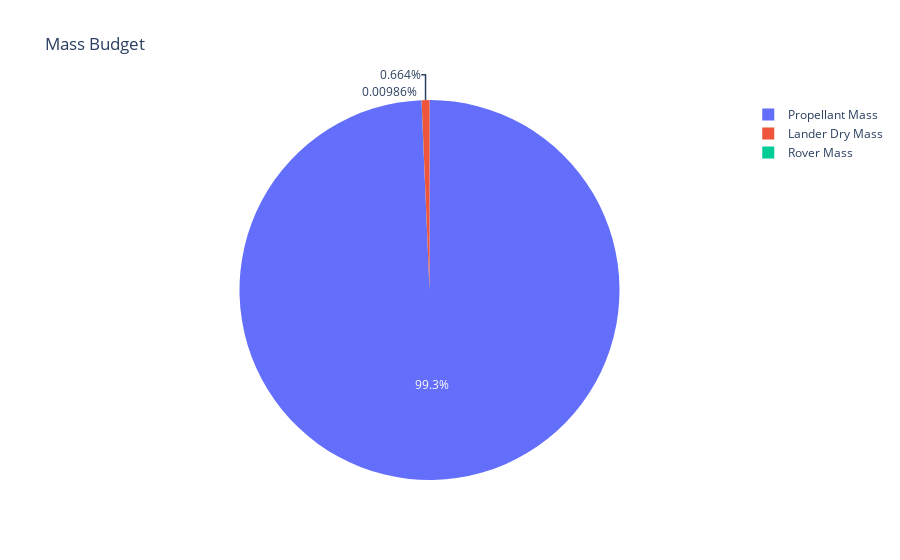

Here is the notebook cell this chart was saved with:
### Code cell
mass_fig = px.pie(names=mass_labels, values=mass_values, title="Mass Budget")
mass_fig.show()

### Figure 1 — Plotly figure (JSON) as saved in the notebook; plotly's stock layout.template omitted (floating-point values rounded to 4 significant figures)
{"data": [{"domain": {"x": [0, 1], "y": [0, 1]}, "hovertemplate": "label=%{label}<br>value=%{value}<extra></extra>", "labels": ["Lander Dry Mass", "Rover Mass", "Propellant Mass"], "legendgroup": "", "name": "", "showlegend": true, "type": "pie", "values": [1750.0, 26, 261800.0]}], "layout": {"legend": {"tracegroupgap": 0}, "title": {"text": "Mass Budget"}}}
